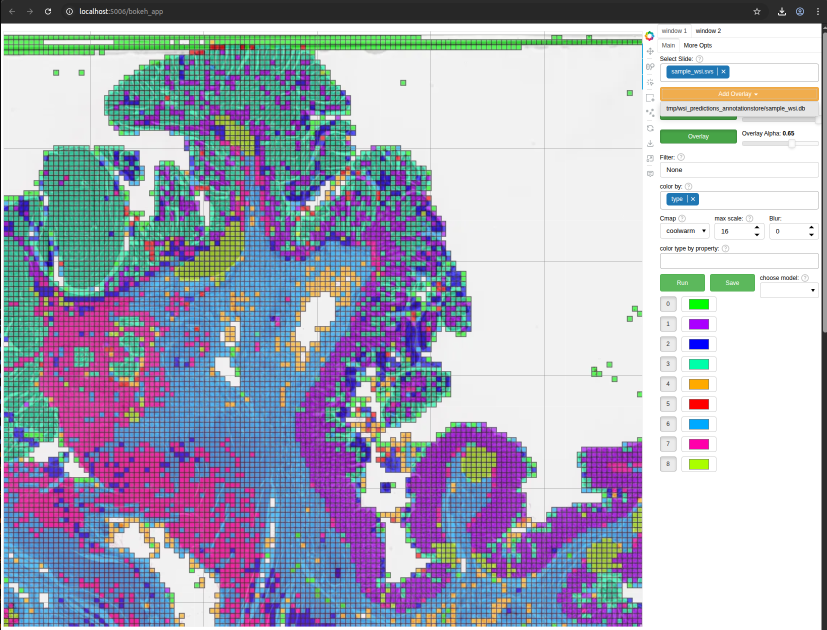
#> input picture examples/.05-patch-prediction_TIAViz_example.png, 1653 x 1259 px (shown at 1/2 size)
$ python -i slide_info.py   (imports and definitions only)
#> lines starting #> are read from the running program, lines starting #| are printed output that depends on the picture; after the words box and inside, x2 and y2 are one past the last pixel; in counts of white or black regions, pixels touching at a corner belong together
### tiatoolbox/__init__.py
"""Top-level package for TIA Toolbox."""

from __future__ import annotations

import importlib.resources as importlib_resources
import importlib.util
import sys
from pathlib import Path
from typing import TYPE_CHECKING, TypedDict

import yaml

if TYPE_CHECKING:  # pragma: no cover
    from logging import LogRecord
    from types import ModuleType

    from . import rmisc

__author__ = """TIA Centre"""
__email__ = "TIA@warwick.ac.uk"
__version__ = "2.1.3"

# This will set the tiatoolbox external data
# default to be the user home folder, should work on both Windows and Unix/Linux
# C:\Users\USER\.tiatoolbox
# /home/USER/.tiatoolbox

# Initialize internal logging facilities, such that models etc.
# can have reporting mechanism, may need to change protocol
import logging

# We only create a logger if root has no handler to prevent overwriting use existing
# logging
logging.captureWarnings(capture=True)
if not logging.getLogger().hasHandlers():
    formatter = logging.Formatter(
        "|%(asctime)s.%(msecs)03d| [%(levelname)s] %(message)s",
        datefmt="%Y-%m-%d|%H:%M:%S",
    )
    stdout_handler = logging.StreamHandler(sys.stdout)
    stdout_handler.setFormatter(formatter)
    stdout_handler.addFilter(lambda record: record.levelno <= logging.INFO)

    stderr_handler = logging.StreamHandler()
    stderr_handler.setFormatter(formatter)
    stderr_handler.setLevel(logging.WARNING)

    logger = logging.getLogger()  # get root logger
    logger.setLevel(logging.INFO)
    logger.addHandler(stdout_handler)
    logger.addHandler(stderr_handler)
else:
    logger = logging.getLogger()


class DuplicateFilter(logging.Filter):
    """Define an object to filter duplicate logs.

    The DuplicateFilter filters logs to avoid printing them multiple times
    while running code in a loop.

    """

    # [7 lines left out: function filter, not called in this run]


class _RcParam(TypedDict):
    """All the parameters in the rcParam dictionary should be defined here."""

    TIATOOLBOX_HOME: Path
    pretrained_model_info: dict[str, dict]
    torch_compile_mode: str


def read_registry_files(path_to_registry: str | Path) -> dict:
    """Reads registry files using importlib_resources.

    Args:
        path_to_registry (str or Path):
            Path to registry files from tiatoolbox root.

    Returns:
        Contents of yaml file.


    """
    pretrained_files_registry_path = importlib_resources.as_file(
        importlib_resources.files("tiatoolbox") / str(path_to_registry),
    )

    with pretrained_files_registry_path as registry_file_path:
        registry_handle = Path.open(registry_file_path)
        return yaml.safe_load(registry_handle)


# runtime context parameters
rcParam: _RcParam = {  # noqa: N816
    "TIATOOLBOX_HOME": Path.home() / ".tiatoolbox",
    "pretrained_model_info": read_registry_files(
        "data/pretrained_model.yaml",
    ),  # Load a dictionary of sample files data (names and urls)
    "torch_compile_mode": "default",
    # Set `torch-compile` mode to `default`
    # Options: `disable`, `default`, `reduce-overhead`, `max-autotune`
    # or “max-autotune-no-cudagraphs”
}


# [13 lines left out: function _lazy_import, not called in this run]


# [10 lines that do not run on import are left out]

### examples/slide_info.py
# To add a new cell, type '# %%'
# To add a new markdown cell, type '# %% [markdown]'
# %% [markdown]
# In this example, we will load up a sample whole slide image (WSI), check out some key information,
# then extract some image patches from it. From this, we will examine `wsireader`, `slide_info` modules of the library.
#
# We start by importing some related libraries. Then, we will download a small WSI which is
# available from the web. Readers can switch to your WSI of choices by changing
# `sample_file_name` variable. Readers should also direct `run_dir` location toward
# your where you currently store the network. In case of downloading from the web,
# the sample WSI will be saved under the name defined in `sample_file_name` within the
# `run_dir` folder. Subsequently, we will load up the WSI of name `sample_file_name`
# from the `run_dir` directory.

# %%
from tiatoolbox.dataloader.slide_info import slide_info
from tiatoolbox.dataloader import wsireader
import requests
import os
import numpy as np
import matplotlib.pyplot as plt
import matplotlib as mpl

mpl.rcParams['figure.dpi'] = 300 # for hires figure in notebook

run_dir = '/home/tialab-dang/local/project/tiatoolbox/'
sample_file_name = 'sample_wsi_small.svs'


# %%
# [6 lines not run here, left out]

# %% [markdown]
# Now, we will create a `OpenSlideWSIReader` object to load the information from WSI.
# For this class, the `input_dir` means the path to directory which contains the target,
# while the `file_name` keyword points to the specific file within the folder.

# %%
# create a file handler
# [3 lines that did not run here, left out]

# %% [markdown]
# Let's first check the basic information about this WSI such as magnification, dimension, and etc.
# %%
# [1 line that did not run here, left out]
# we will print out each info line by line
# [1 line not run here, left out]

# %% [markdown]
# Now, we will check the WSI thumbnail, which is loaded at x1.25 magnification.
# %%
# [1 line that did not run here, left out]
# [1 line not run here, left out]

# %% [markdown]
# Now, we will see how to use the WSI object by a implementing a small task,
# retrieving a set of location from the WSI thumbnail we got previously
# then load the patches up for visualization. We prefer the patches containing
# only tissue. Hence, We begin with writing a `simple_get_mask` function to threshold
# the WSI thumbnail intensity so that the tissue is seperated out from the background.
# Some minor operations such as dilation are applied subsequently to prettify the output.
# We often call the area highlight a specific region in the image as mask.

# %%
import cv2
import math
from skimage import morphology

# simple method to extract tissue regions using intensity thresholding and morphological operations
def simple_get_mask(rgb):
    gray = cv2.cvtColor(rgb, cv2.COLOR_RGB2GRAY)
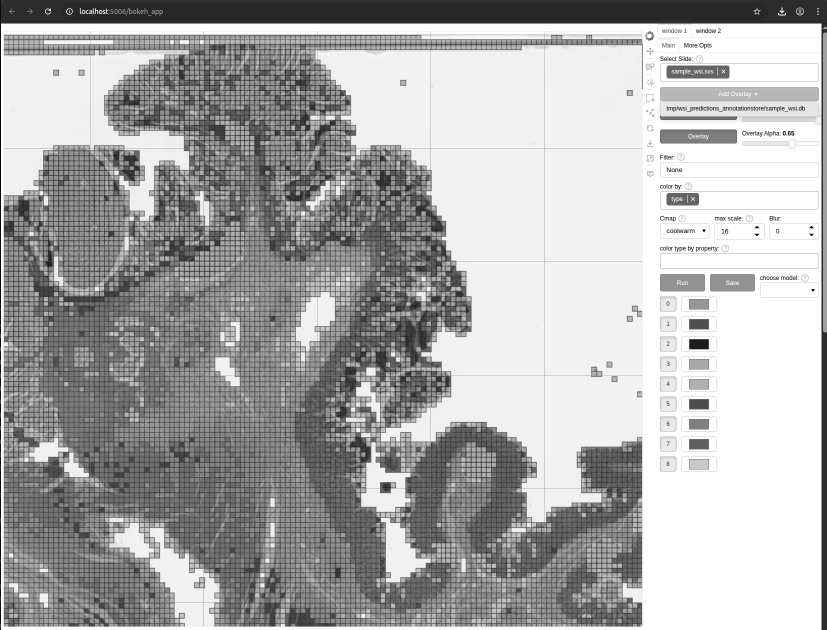
#> gray: shape (1259, 1653) (shown at 1/2 size); min 0, max 255, mean 172.2
    _, mask = cv2.threshold(gray, 0, 255, cv2.THRESH_OTSU)
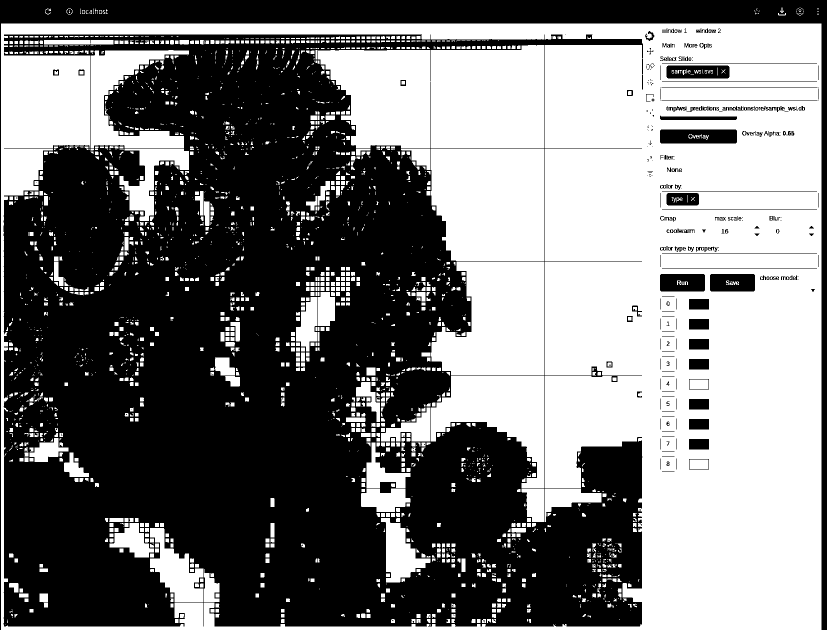
#> mask: shape (1259, 1653) (shown at 1/2 size); 47.3% white; 2572 white regions (1311 under 20 px), largest, box (x1, y1, x2, y2) and area: (2, 47, 1643, 1259) 651583, (635, 90, 1088, 296) 79137, (862, 297, 1088, 523) 47938
    mask = morphology.remove_small_objects(mask == 0, min_size=100, connectivity=2)
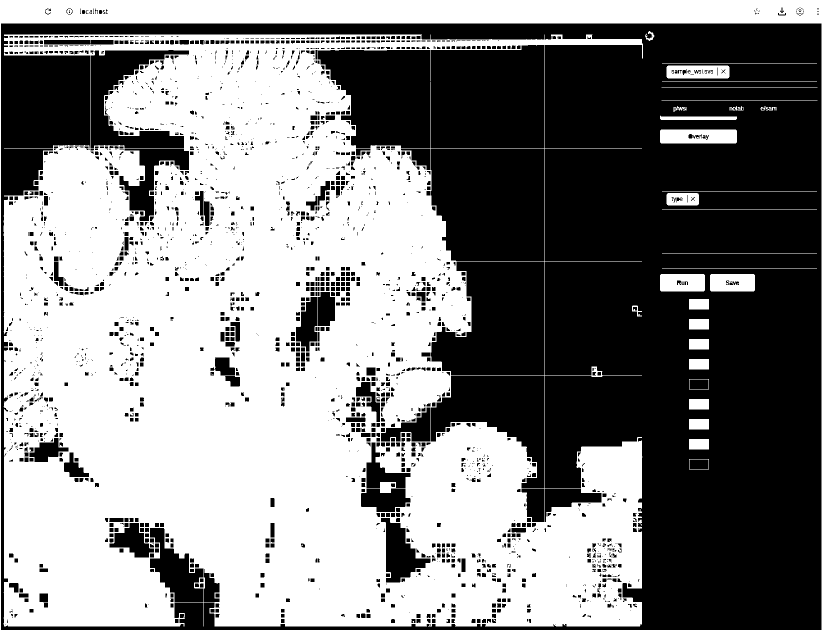
#> mask: shape (1259, 1653) bool (shown at 1/2 size); 52.4% white; 2499 black regions (1247 under 20 px), largest, box (x1, y1, x2, y2) and area: (2, 47, 1643, 1259) 658951, (635, 90, 1088, 296) 79269, (862, 297, 1088, 523) 47938
    mask = morphology.remove_small_holes(mask, area_threshold=100)
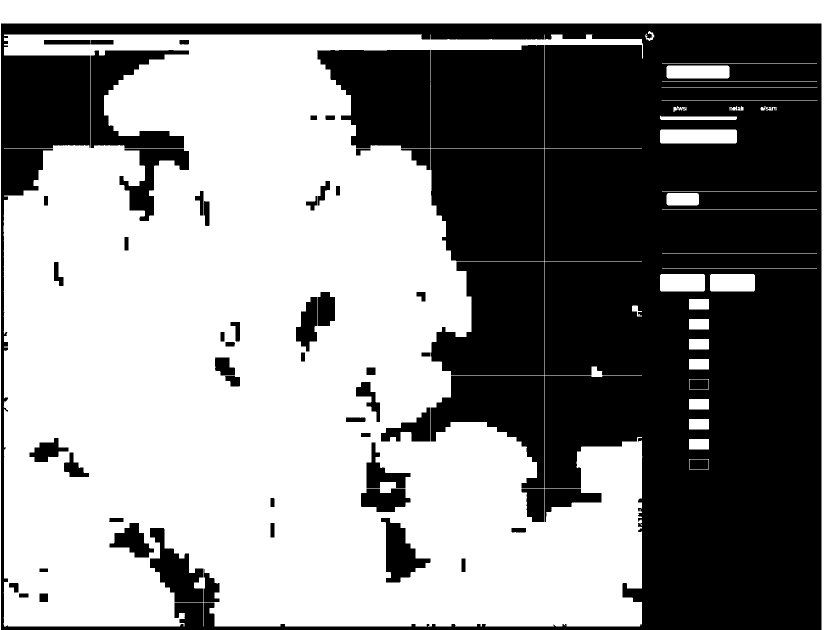
#> mask: shape (1259, 1653) bool (shown at 1/2 size); 55.3% white; 57 black regions, largest, box (x1, y1, x2, y2) and area: (2, 47, 1643, 1259) 658930, (635, 90, 1088, 296) 79269, (862, 297, 1088, 523) 47938
    mask = morphology.binary_dilation(mask, morphology.disk(5))
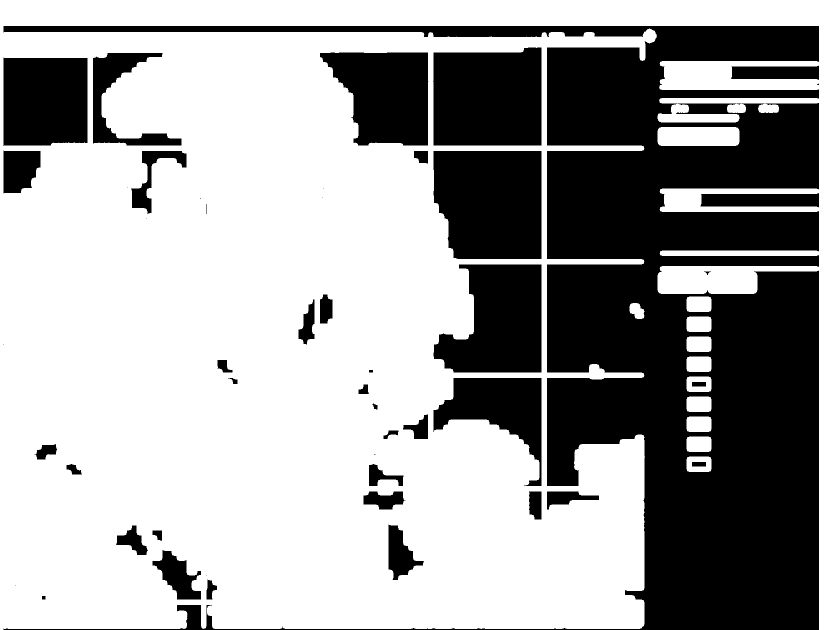
#> mask: shape (1259, 1653) bool (shown at 1/2 size); 62.9% white; 49 black regions (11 under 20 px), largest, box (x1, y1, x2, y2) and area: (7, 52, 1638, 1259) 517977, (867, 302, 1083, 518) 43526, (866, 95, 1083, 291) 40527
    return mask

# [1 line that did not run here, left out]
# [4 lines not run here, left out]

# %% [markdown]
# Now, we write a function to find the pick up some location to extract the patches within the tissue area. The location is defined as its top left location with repspect to the top left corner of the source image and its dimension (heigh and width).
# For computational reason, the operation is done at the thumbnail level, so we will need to map the patches location and its size back to the targetted magnification we want to extract later.

# %%
from scipy.ndimage.measurements import center_of_mass
from skimage.segmentation import slic
from skimage.segmentation import mark_boundaries

# get the super-pixels (a.k.a rois) of the tissue area and extract
# patches centering those super-pixel (a.k.a rois)
lores_mag = 1.25 # the magnification of the thumbnail (lores = low resolution)
hires_mag = 20 # the magnification where the patch would be extracted (hires = high resolution)
hires_patch_size = 128 # expected output patch size at higher resolution
# map the expected patch size at hires to lores
lores_patch_size = int(hires_patch_size / (hires_mag / lores_mag))

# %% [markdown]
# For this example, we would like to create image patches such that
# they can cover the entire WSI. We will use the super-pixel algorithm
# SLIC from `scikit` to do this. It will split the tissue region into
# regions of similar size at low resolution. Then we get the patches
# which center these region.

# calculate the expected number of patches can be obtain with the given size
# however, note that the actual number of patches may not be the same as expected
# [1 line that did not run here, left out]
# [5 lines that did not run here, left out]
# [1 line not run here, left out]

# [3 lines that did not run here, left out]
# [1 line that did not run here, left out]
# [1 line that did not run here, left out]
# [1 line that did not run here, left out]
# [1 line that did not run here, left out]

# show the patches region and their center of masses
# [2 lines not run here, left out]

# %% [markdown]
# We then convert the centers of each regions to the top-left position
# of the patches at high resolution.

# %%
# convert to top left idx at hires_mag level
# [1 line that did not run here, left out]
# [1 line that did not run here, left out]
# [1 line that did not run here, left out]

# %% [markdown]
# Now, we load up some patches for visualization
# %%
nr_viz_patches = 16

# for illustration purpose, only read a small amount
# [1 line that did not run here, left out]
# [1 line that did not run here, left out]

patch_list = []
# [7 lines not run here, left out]

# plot the first 16
sub_patches = np.array(patch_list[:16])
# [1 line that did not run here, left out]
# [1 line that did not run here, left out]
# [1 line that did not run here, left out]
# [2 lines not run here, left out]

# %% [markdown]
# Conversely, if you want to extract the entire wsi (including the
# background). You can use the built-in `save_tiles` functionality
# of each `WSIReader` object.
#
# We start by creating another `WSIReader` object with keyword
# `tile_objective_value`, `tile_read_size_h`, `tile_read_size_w`,
# and `output_dir`. They repsectively define the magnification
# where the patches will be read, their expected height and
# expected width, and where they will be saved. For terminology,
# tile means image patches at sizeable dimension. For this, tiles are
# read at x20, each of size 1000x1000 and will be saved at the `tmp`
# folder within the `run_dir`.

# %%
# create a file handler
# [7 lines that did not run here, left out]
# [1 line not run here, left out]

# %% [markdown]
# Now, we will check the content of the output folder and plot some
# tiles for visualization. The extracted tiles would be saved under
# a subfolder having the WSI name as its name, andThe output folder
# would contain a `.csv` which summarize the extracted tiles.

# %%

import cv2
import pandas as pd

# [1 line that did not run here, left out]
# [7 lines not run here, left out]
# [1 line that did not run here, left out]

# [1 line not run here, left out]


# %%

>>> import cv2
>>> picture = cv2.cvtColor(cv2.imread('.05-patch-prediction_TIAViz_example.png'), cv2.COLOR_BGR2RGB)
>>> result = simple_get_mask(picture)
